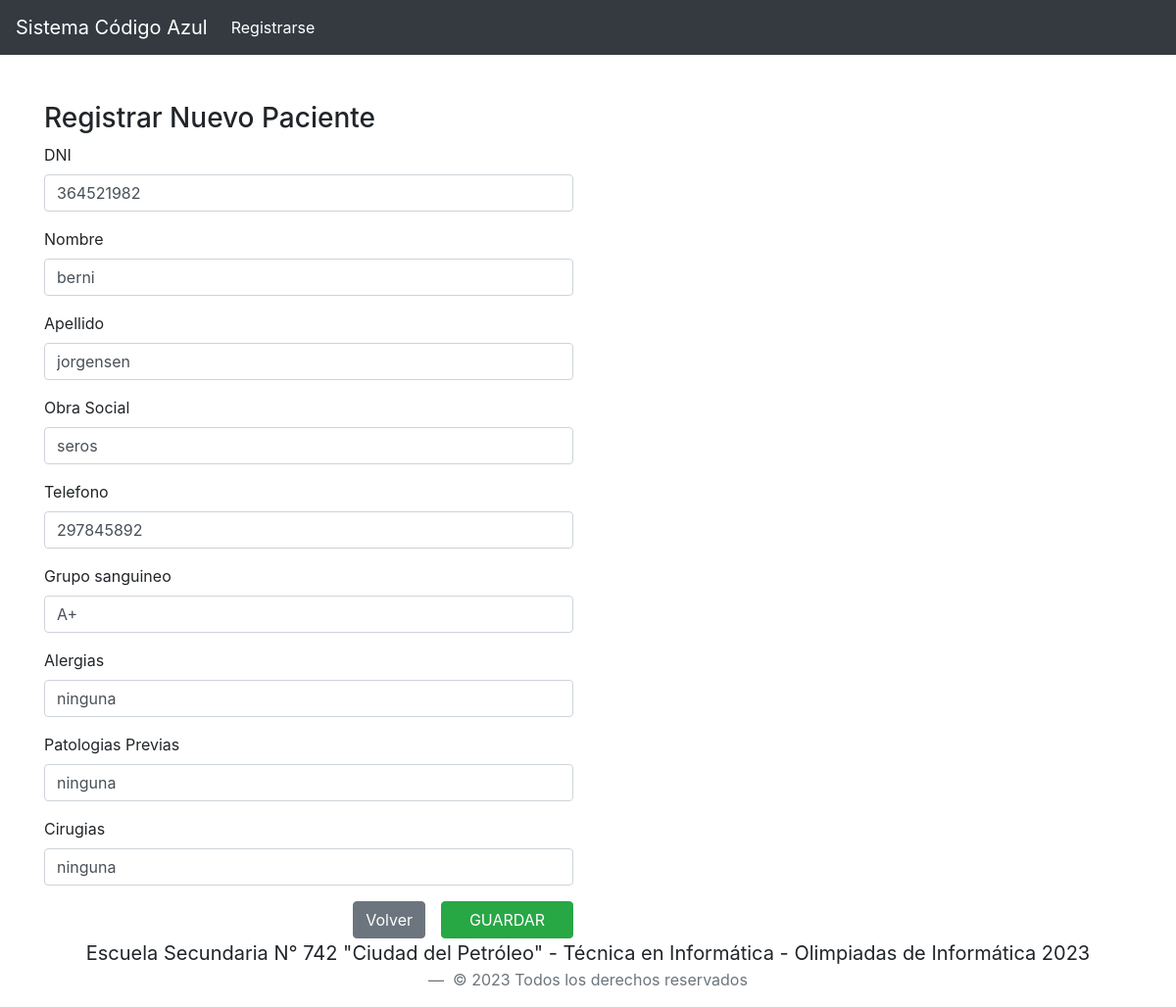
The app's page /formularioPaciente.php?id_paciente=364521982 with its own data.
### tables this page shows
CREATE TABLE IF NOT EXISTS `paciente` (
  `dni` int NOT NULL,
  `nombre` varchar(30) NOT NULL,
  `apellido` varchar(30) NOT NULL,
  `obra_social` varchar(20) NOT NULL,
  `telefono` int NOT NULL,
  `grupo_sanguineo` varchar(4) NOT NULL,
  `alergias` varchar(255) NOT NULL,
  `patologias_previas` varchar(255) NOT NULL,
  `cirugias` varchar(255) NOT NULL,
  PRIMARY KEY (`dni`)
);

### bd_codigo_azul.php (called while the page is built, shortened)
<?php
class bd_codigo_azul {
	private $servidor;
	private $usr;
	private $contrasenia;
	private $bd;
	private $consulta;
	private $enlace;
	function __construct() {
		$this->servidor= "localhost";
		$this->usr= "root";
		$this->contrasenia= "";
		$this->bd= "bd_codigo_azul";
	}
	public function conectar () {
		if ($this->enlace=mysqli_connect($this->servidor, $this->usr, $this->contrasenia)) {
			if (mysqli_select_db($this->enlace, $this->bd)) {
				return true;
			} else {
				echo "No se ha podido conectar a la base de datos";
			}
		} else {
			echo "No se ha podido conectar con la base de datos";
		}
	}
	public function consultar($query) {
		$sql= $this->consulta= mysqli_query($this->enlace, $query);
		return $sql;
	}
	public function obtenerConsulta() {
		$this->resultado = mysqli_fetch_object($this->consulta);
		return $this->resultado;
	}
}
?>

### paciente.class.php (called while the page is built, shortened)
<?php
include_once 'bd_codigo_azul.php';
class Paciente
{
    private $dni;
    private $nombre;
    private $apellido;
    private $obra_social;
    private $telefono;
    private $grupo_sanguineo;
    private $alergias;
    private $patologias_previas;
    private $cirugias;
    public function getDni()
    {
        return $this->dni;
    }
    public function setDni($dni)
    {
        $this->dni = $dni;
    }
    public function getNombre()
    {
        return $this->nombre;
    }
    public function setNombre($nombre)
    {
        $this->nombre = $nombre;
    }
    public function getApellido()
    {
        return $this->apellido;
    }
    public function setApellido($apellido)
    {
        $this->apellido = $apellido;
    }
    public function getObra_social()
    {
        return $this->obra_social;
    }
    public function setObra_social($obra_social)
    {
        $this->obra_social = $obra_social;
    }
    public function getTelefono()
    {
        return $this->telefono;
    }
    public function setTelefono($telefono)
    {
        $this->telefono = $telefono;
    }
    public function getGrupo_sanguineo()
    {
        return $this->grupo_sanguineo;
    }
    public function setGrupo_sanguineo($grupo_sanguineo)
    {
        $this->grupo_sanguineo = $grupo_sanguineo;
    }
    public function getAlergias()
    {
        return $this->alergias;
    }
    public function setAlergias($alergias)
    {
        $this->alergias = $alergias;
    }
    public function getPatologias_previas()
    {
        return $this->patologias_previas;
    }
    public function setPatologias_previas($patologias_previas)
    {
        $this->patologias_previas = $patologias_previas;
    }
    public function getCirugias()
    {
        return $this->cirugias;
    }
    public function setCirugias($cirugias)
    {
        $this->cirugias = $cirugias;
    }
    public static function buscarPaciente($dni)
    {
        $conexion = new bd_codigo_azul();
        $resultado = $conexion->consultar('SELECT * FROM paciente WHERE dni="' . $dni . 'LIMIT 1"');
        $unPaciente = null;
        while ($registro = $conexion->obtenerConsulta()) {
            $unPaciente = new paciente($registro->dni, $registro->nombre, $registro->apellido, $registro->obra_social, $registro->telefono, $registro->grupo_sanguineo, $registro->alergias, $registro->patologias_previas, $registro->cirugias);
        }
        return $unPaciente;
    }
}

### formularioPaciente.php (the view, shortened to what this page needs)
<?php include 'paciente.class.php'; ?>
<!DOCTYPE html>
<html>
<head>
  <link rel="stylesheet" type="text/css" href="css/bootstrap.css">
  <link rel="stylesheet" type="text/css" href="css/font-awesome.min.css">
  <link rel="stylesheet" type="text/css" href="css/miestilo.css">
</head>
<body>
  <?php include 'navegador.php'; ?>
  <section>
    <div class="container mt-5">
      <div class="row">
        <div class="col-12 centrado">
          <h3>Registrar Nuevo Paciente</h3>
        </div>
      </div>
      <form name="registro" action="procesa_paciente.php" method="post">
        <div class="row">
          <div class="col-6">
            <div class="form-group">
              <?php
              $p = new Paciente('', '', '', '', '', '', '', '', '');
              if (isset($_GET['id_paciente'])) {
                $p = paciente::buscarPaciente($_GET['id_paciente']);
              } else {
                echo '<input type="text" name="opcion" id="opcion" value="1" hidden >';
              }
              ?>
              <label for="txtDNI" class="form-label">DNI</label>
              <input type="number" name="txtDNI" id="txtDNI" value="<?php if (isset($_GET['id_paciente'])) {
                echo $p->getDni();
              } ?>" placeholder="DNI" class="form-control" required>
            </div>
            <div class="form-group">
              <label for="txtNombre" class="form-label">Nombre</label>
              <input type="text" name="txtNombre" id="txtNombre" value="<?php echo $p->getNombre(); ?>" placeholder="Nombre" class="form-control" required>
            </div>
            <div class="form-group">
              <label for="txtApellido" class="form-label">Apellido</label>
              <input type="text" name="txtApellido" id="txtApellido" value="<?php echo $p->getApellido(); ?>" placeholder="Apellido" class="form-control" required>
            </div>
            <div class="form-group">
              <label for="txtObraSocial" class="form-label">Obra Social</label>
              <input type="text" name="txtObraSocial" id="txtObraSocial" value="<?php echo $p->getObra_social(); ?>" placeholder="Obra Social" class="form-control" required>
            </div>
            <div class="form-group">
              <label for="txtTelefono" class="form-label">Telefono</label>
              <input type="number" name="txtTelefono" id="txtTelefono" value="<?php echo $p->getTelefono(); ?>" placeholder="Telefono" class="form-control" required>
            </div>
            <div class="form-group">
              <label for="txtGrupoSanguineo" class="form-label">Grupo sanguineo</label>
              <input type="text" name="txtGrupoSanguineo" id="txtGrupoSanguineo" value="<?php echo $p->getGrupo_sanguineo(); ?>" placeholder="Grupo Sanguineo" class="form-control" required>
            </div>
            <div class="form-group">
              <label for="txtAlergias" class="form-label">Alergias</label>
              <input type="text" name="txtAlergias" id="txtAlergias" value="<?php echo $p->getAlergias(); ?>" class="form-control" placeholder="Alergias" required>
            </div>
            <div class="form-group">
              <label for="txtPatologiasPrevias" class="form-label">Patologias Previas</label>
              <input type="text" name="txtPatologiasPrevias" id="txtPatologiasPrevias" value="<?php echo $p->getPatologias_previas(); ?>" class="form-control" placeholder="Patologias Previas" required>
            </div>
            <div class="form-group">
              <label for="txtCirugias" class="form-label">Cirugias</label>
              <input type="text" name="txtCirugias" id="txtCirugias" value="<?php echo $p->getCirugias(); ?>" class="form-control" placeholder="Cirugias" required>
            </div>
            <div class="d-grid gap-2 d-md-flex justify-content-md-end">
              <a class="btn btn-secondary mr-3" href="vista_pacientes.php" role="button">Volver</a>
              <button type="submit" name="btnRegistrar" class="btn btn-success btn-block w-25">
                GUARDAR</button>
            </div>
          </div>
        </div>
      </form>
  </section>
  <?php include 'footer.php'; ?>
</body>
</html>

### records on screen
paciente: txtDNI "364521982", txtNombre "berni", txtApellido "jorgensen", txtObraSocial "seros", txtTelefono "297845892", txtGrupoSanguineo "A+", txtAlergias "ninguna", txtPatologiasPrevias "ninguna", txtCirugias "ninguna"
